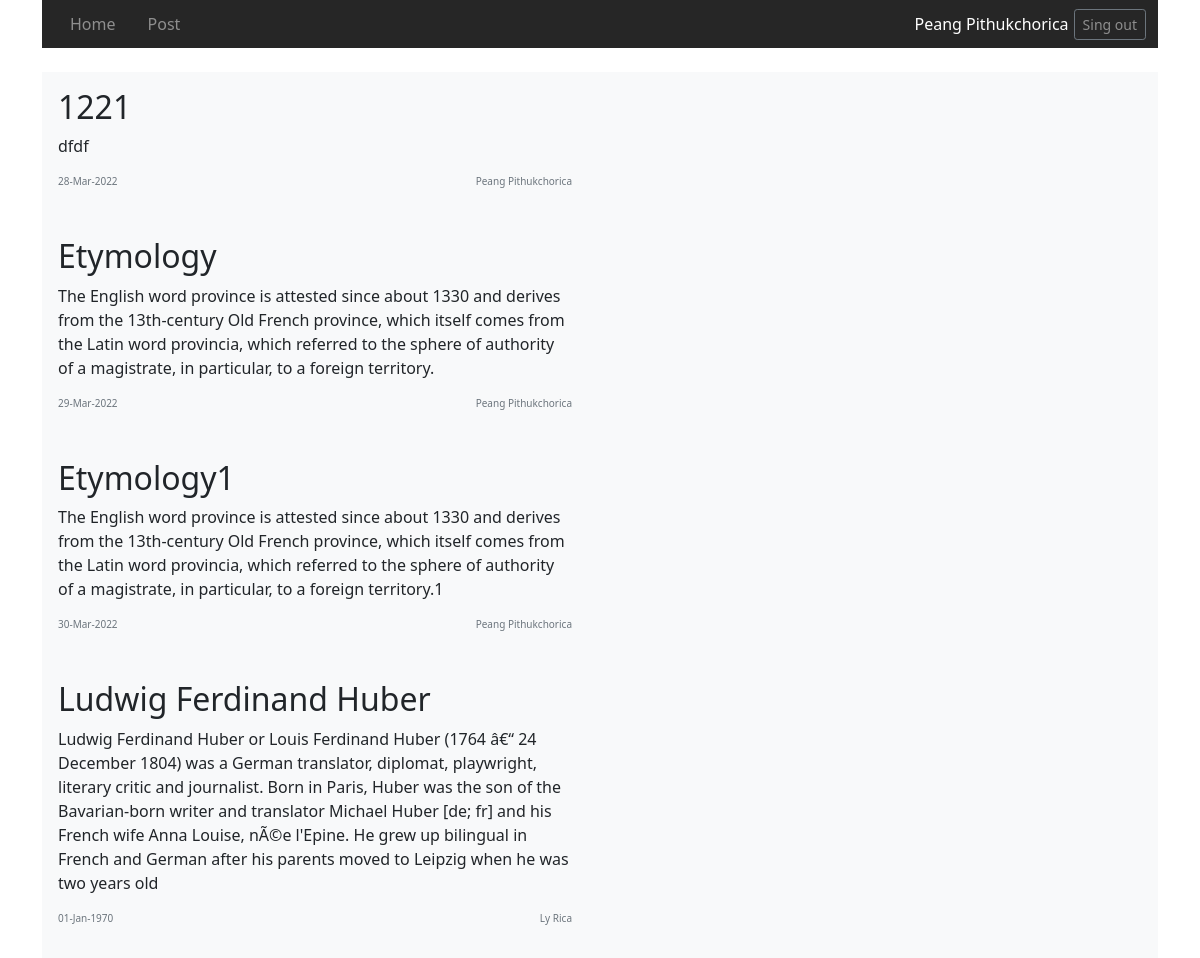
The page /home.php (signed in) on the database its author committed.
### tables this page shows
CREATE TABLE `posts` (
  `post_id` int(11) NOT NULL AUTO_INCREMENT,
  `user_id` int(11) NOT NULL,
  `title` varchar(50) DEFAULT NULL,
  `content` text,
  `publish` tinyint(4) NOT NULL,
  `publish_date` date DEFAULT NULL,
  PRIMARY KEY (`post_id`)
);

CREATE TABLE `user` (
  `user_id` int(11) NOT NULL AUTO_INCREMENT,
  `user_name` varchar(100) DEFAULT NULL,
  `email` varchar(100) NOT NULL,
  `password` varchar(100) NOT NULL,
  PRIMARY KEY (`user_id`)
);

### src/Models/Post.php (called while the page is built, shortened)
<?php
class Post
{
    public static function getPublishPost(){
        $posts = [];
        $host=Database::HOST_NAME;
        $dbname=Database::DB_NAME;
        $dsn="mysql:host=$host;dbname=$dbname";
        $conn = new PDO($dsn, Database::USERNAME, Database::PASSWORD);
        $conn->setAttribute(PDO::ATTR_ERRMODE, PDO::ERRMODE_EXCEPTION);
        $post_data = $conn->prepare("Select p.*, u.user_name from posts p inner join user u on p.user_id = u.user_id where publish=1");
        $post_data->execute();
        foreach($post_data->fetchAll() as $row) {
            $posts[] = [
                'id' => $row['post_id'],
                'title' => $row['title'],
                'content' => $row['content'],
                'user_id' => $row['user_id'],
                'user_name' => $row['user_name'],
                'publish_date' => $row['publish_date'],
             ];
        }
        return $posts;
    }
}

### home.php (the view, shortened to what this page needs)
<?php
    $posts = Post::getPublishPost();
?>
<!DOCTYPE html>
<html lang="en">
<head>
    <link href="https://cdn.jsdelivr.net/npm/bootstrap@5.1.3/dist/css/bootstrap.min.css" rel="stylesheet">
</head>
<body>
    <div class="container">
        <?php include('header.php'); ?>
        <main>
            <?php foreach($posts as $post) { ?>
                <div class="album bg-light">
                    <div class="row row-cols-2 row-cols-sm-12 row-cols-md-12">
                        <div class="col">
                            <div class="card-body">
                                <h2><?php echo $post['title']; ?></h2>
                                <p class="card-text"><?php echo $post['content'];?></p>
                                <div class="d-flex justify-content-between align-items-center">
                                    <p class="text-muted" style="font-size: 10px;"><?php $timestamp = strtotime($post['publish_date']); $date = date("d-M-Y", $timestamp);echo $date;?></p>
                                    <p class="text-muted" style="font-size: 10px;"><?php echo $post['user_name'];?></p>
                                </div>
                            </div>
                        </div>
                    </div>
                </div>
            <?php } ?>
        </main>
    </div>
</body>
</html>

### header.php (shortened to what this page needs)
<!DOCTYPE html>
<html lang="en">
<head>
    <link href="../assets/css/bootstrap.min.css" rel="stylesheet">
</head>
<body>
    <header class="site-header sticky-top py-1">
        <nav class="container d-flex flex-column flex-md-row justify-content-between">
            <ul class="nav">
                <li class="nav-item">
                    <a class="nav-link" href='home.php'>Home</a>
                </li>
                <li class="nav-item">
                    <a class="nav-link" href="posts.php">Post</a>
                </li>
            </ul>
            <div class="col-4 text-center">
            </div>
            <div class="col-4 d-flex justify-content-end align-items-center">
                <p style="margin: 5px; color: #fff;"><?php echo $_SESSION['USERNAME']; ?></p>
                <a class="btn btn-sm btn-outline-secondary" href="logout.php">Sing out</a>
            </div>
        </nav>
    </header>
    <br>
</body>
</html>

### header.php (style rules this page uses)
.site-header { background-color: rgba(0, 0, 0, .85); -webkit-backdrop-filter: saturate(180%) blur(20px); backdrop-filter: saturate(180%) blur(20px); }
.site-header a { color: #8e8e8e; transition: color .15s ease-in-out; }

### rows shown on the page
posts: title "1221", content "dfdf", publish_date "28-Mar-2022", user.user_name "Peang Pithukchorica"
posts: title "Etymology", content "The English word province is attested since about 1330 and derives from the 13th-century Old French province, which itself comes from the Latin word provincia, which referred to the sphere of authority of a magistrate, in particular, to a foreign territory.", publish_date "29-Mar-2022", user.user_name "Peang Pithukchorica"
posts: title "Etymology1", content "The English word province is attested since about 1330 and derives from the 13th-century Old French province, which itself comes from the Latin word provincia, which referred to the sphere of authority of a magistrate, in particular, to a foreign territory.1", publish_date "30-Mar-2022", user.user_name "Peang Pithukchorica"
posts: title "Ludwig Ferdinand Huber", content "Ludwig Ferdinand Huber or Louis Ferdinand Huber (1764 â€“ 24 December 1804) was a German translator, diplomat, playwright, literary critic and journalist. Born in Paris, Huber was the son of the Bavarian-born writer and translator Michael Huber [de; fr] and his French wife Anna Louise, nÃ©e l'Epine. He grew up bilingual in French and German after his parents moved to Leipzig when he was two years old", publish_date "01-Jan-1970", user.user_name "Ly Rica"

### other values the page prints
$_SESSION['USERNAME'] "Peang Pithukchorica"
